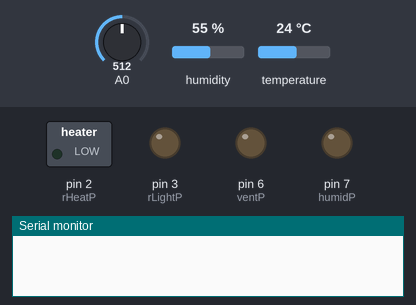
A sketch run on a simulated Arduino Uno, built with avr-gcc and run on an emulated ATmega328P. Parts: switched loads named in the sketch (green lamp = pin HIGH), output pins drawn as LEDs (lit = HIGH), the last lines printed to the serial monitor. Inputs (shaded band) come from the test bench; at power-on: A0 = 512, humidity 55 %, temperature 24 °C. WiFi joins after 1.5 s; servers stay silent unless stated; the local clock reads 2024-03-15 10:24:30 at power-on unless the sketch sets it.

Above: at 0.1 s.
At 4.6 s:
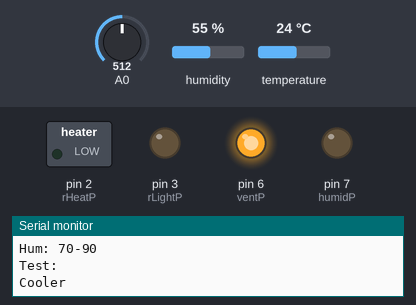
At 14.6 s:
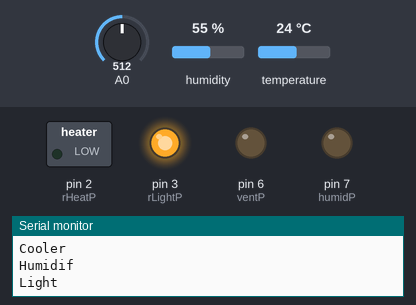
At 19.6 s:
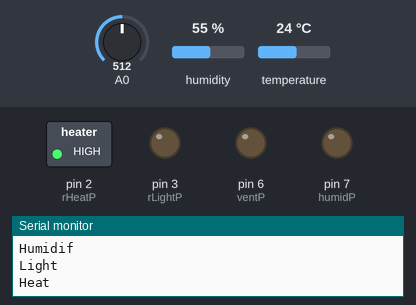
At 31.9 s:
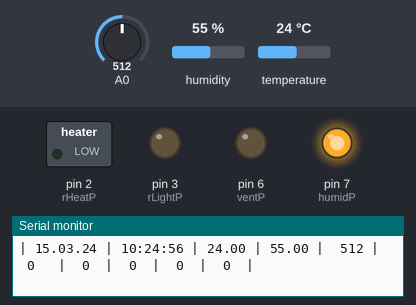
At 39.9 s:
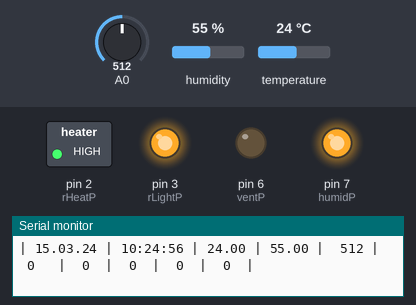
Timing chart, 0 to 41.4 s (numbered marks = the images above):
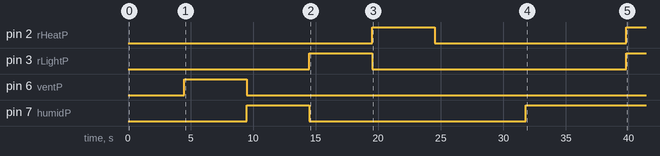

Measured:
- by itself, pin 2 (rHeatP): HIGH → LOW at 24.5 s, → HIGH 15.3 s later
- by itself, pin 3 (rLightP): HIGH → LOW at 19.5 s, → HIGH 20.3 s later
- by itself, pin 7 (humidP): HIGH → LOW at 14.5 s, → HIGH 17.3 s later

The sketch:

W5100_DHT22_DS1307_light_vent_heat_hum.ino
```cpp
#include <DHT.h>
#include <Time.h>
#include <RTClib.h>
#include <Ethernet.h>
#include <MQUnifiedsensor.h>

#define DHTTYPE DHT22
#define rHeatP 2
#define rLightP 3
#define ventP 6
#define humidP 7
#define type "MQ-135"
RTC_DS1307 RTC;
DHT dht(9, DHTTYPE);
EthernetServer srv(80);
String devId = "vE88ABDC967551EF";// "vE88ABDC967551EF"; //or vFEEC96DE2707EDF
const char* logSrv = "api.pushingbox.com";
byte mac[] = {0x00, 0xAA, 0xBB, 0xCC, 0xDE, 0x02};
float temp;
float hum;
char date [9];
char curT [9];
unsigned long upTime=0; // variable storing system uptime
int minCheck; // check for minutes to count whole system uptime properly
int minTmp = 25.5;
int maxTmp = 27;
int minHum = 70;
int maxHum = 90;
int hState;
int vState;
int checkTemp = minTmp; // Check for temprature treshhold
int checkCool = maxTmp;
static unsigned long refrT = 0;
String srvMsg = "None";
int airQ;
String ms;

void setup() {
  Serial.begin(9600);
  dht.begin();
  RTC.begin();
//  RTC.adjust(DateTime(__DATE__, __TIME__));
  minCheck = RTC.now().minute();
  if (! RTC.isrunning())
  {
    RTC.adjust(DateTime(__DATE__, __TIME__));
  }
  delay(2000);
  Ethernet.begin(mac);
  delay(1000);
  Serial.println(Ethernet.localIP());
  srv.begin();

  pinMode(ventP, OUTPUT);
  pinMode(rLightP, OUTPUT);
  pinMode(rHeatP, OUTPUT);
  pinMode(humidP, OUTPUT);
  Serial.println("Ranges: \nTemp: " + String(minTmp) + "-" + String(maxTmp) + "\nHum: " + String(minHum) + "-" + String(maxHum));
  Serial.println("Test:\nCooler");
  digitalWrite(ventP, HIGH);
  delay(5000);
  digitalWrite(ventP, LOW);
  Serial.println("Humidif");
  digitalWrite(humidP, HIGH);
  delay(5000);
  digitalWrite(humidP, LOW);
  Serial.println("Light");
  digitalWrite(rLightP, HIGH);
  delay(5000);
  digitalWrite(rLightP, LOW);
  Serial.println("Heat");
  digitalWrite(rHeatP, HIGH);
  delay(5000);
  digitalWrite(rHeatP, LOW);
  delay(2000);
  Serial.print("|   Date   |   Time   |  Temp |  Hum  | Air |Cooler| Heat|Light|Humid| Uptime |");
}

void loop() {
  DateTime now = RTC.now();
  sprintf(date, "%02d.%02d.%02d", now.day(), now.month(), now.year() - 2000);
  sprintf(curT, "%02d:%02d:%02d", now.hour(), now.minute(), now.second());

  temp = dht.readTemperature();
  hum = dht.readHumidity(); // REMOVED DIFF COMPARING TO ANOTHER SENSOR
  airQ = analogRead(0);

  if(millis() - refrT >= 20000) {
    calcUptime(now); // getting system Uptime and setting shift for M(inutes)
    if(millis() - refrT >= 5000) {
      handleNotifs();
      handleParams(now);
      reloadPage();
    }
    refrT += 20000;
  }
}

void handleNotifs() {
  String msg;
  if ((temp > 0.0) && (hum > 0.0)) {
    if (temp <= minTmp - 1.0) {
      msg = "Low";
    } else if (temp >= maxTmp + 1.0) {
      msg = "High";
    }
    if (msg.length() > 0 && (hum < minHum - 5.0)) { msg += String(" temp: " + String(temp)) + "; "; }

    if (hum < minHum - 5.0) {
      msg += String("Low hum: " + String(hum));
    }
  }  else {
    msg = "No data";
  }

  if (msg.length() > 4) {
    srvMsg = "Sent at " + String(date) + " " + String(curT);
    pushNotif(msg);
    ms = msg;
  }
}

void handleParams(DateTime now) {
  if (hum < minHum) {
    digitalWrite(humidP, HIGH);
    hState = 1;
    delay(8000);
  } else if (now.minute() > 57) { // turn on humidif every hour
    digitalWrite(humidP, HIGH);
    hState = 1;
  } else {
    digitalWrite(humidP, LOW);
    hState = 0;
  }

  if (temp > checkCool) {
    if (vState == 0) {
      digitalWrite(ventP, HIGH);
      vState = 1;
      checkCool -= 1;
      delay(2000);
    }
  } else if ((now.hour() == 07 or now.hour() == 16) and now.minute() == 57) { // turn on vent twice per day
    digitalWrite(ventP, HIGH);
    vState = 1;
  } else {
    digitalWrite(ventP, LOW);
    vState = 0;
    checkCool = maxTmp;
  }

  if (temp < checkTemp){
    if (temp < minTmp && checkTemp == minTmp) {
      digitalWrite(rHeatP, HIGH);
      checkTemp += 1;
    }
  } else {
    digitalWrite(rHeatP, LOW);
    checkTemp = minTmp;
  }

  if (now.hour() >= 07 and now.hour() < 17) {
    digitalWrite(rLightP, HIGH);
  } else {
    digitalWrite(rLightP, LOW);
  }
}

String hndlSens(int data) {
  if (data == 1){return "ON ";} else {return "OFF";}
}

void reloadPage() {
  EthernetClient client = srv.available();
  if (client){
    Serial.print(" Web on ");
    boolean blankLine = true;
    while (client.connected()){
      if (client.available()) {
        char c = client.read();
        if (c == '\n' && blankLine){
          client.println("HTTP/1.1 200 OK");
          client.println("Content-Type: text/html");
          client.println("Connection: close");
          client.println("Refresh: 10");
          client.println();
          client.println("<!DOCTYPE HTML>");
          client.println("<html>");
          client.print(srvMsg);
          client.print(ms);
          client.print("<br />");
          client.print("Date: " + String(date) + "<br />");
          client.print("Time: " + String(curT) + "<br />");
          client.print("Uptime: " + String(upTime) + "<br />");
          client.print("Temp: " + String(temp) + "<br />");
          client.print("Hum: " + String(hum) + "<br />");
          client.print("CO2: " + String(airQ) + "<br />");
          client.print("Heater: " + hndlSens(digitalRead(rHeatP)) + "<br />");
          client.print("Cooler: " + hndlSens(vState) + "<br />");
          client.print("Humidifier: " + hndlSens(hState) + "<br />");
          client.print("Light: " + hndlSens(digitalRead(rLightP)) + "<br />");
          client.println("</html>");
          break;
        }
        if (c == '\n') {
          blankLine = true;
        } else if (c != '\r') {
          blankLine = false;
        }
      }
    }
    delay(1);
    client.stop();
    Serial.print("and off ");
  }
}

void pushNotif(String msg) {
  delay(3000);
  EthernetClient client2;
  if (client2.connect(logSrv, 80)) {
    String postStr = "devid=";
    postStr += devId;
    postStr += "&message_param=";
    postStr += msg;
    postStr += "\r\n\r\n";

    client2.print("POST /pushingbox HTTP/1.1\n");
    client2.print("Host: " + String(logSrv) + "\n");
    client2.print("Connection: close\n");
    client2.print("Content-Type: application/x-www-form-urlencoded\n");
    client2.print("Content-Length: ");
    client2.print(postStr.length());
    client2.print("\n\n");
    client2.print(postStr);
  }
  client2.stop();
  delay(2000);
}

void calcUptime(DateTime now) {
  if (minCheck != now.minute()) {
    upTime += 1;
    minCheck = now.minute();
  }
  Serial.println();
  Serial.print("| ");
  Serial.print(date);
  Serial.print(" | ");
  Serial.print(curT);
  Serial.print(" | ");
  Serial.print(temp);
  Serial.print(" | ");
  Serial.print(hum);
  Serial.print(" |  ");
  Serial.print(airQ);
  Serial.print(" |  ");
  Serial.print(vState);
  Serial.print("   |  ");
  Serial.print(digitalRead(rHeatP));
  Serial.print("  |  ");
  Serial.print(digitalRead(rLightP));
  Serial.print("  |  ");
  Serial.print(hState);
  Serial.print("  |  ");
  Serial.print(upTime);
  Serial.print("  | ");
  Serial.print(ms);
}
```
